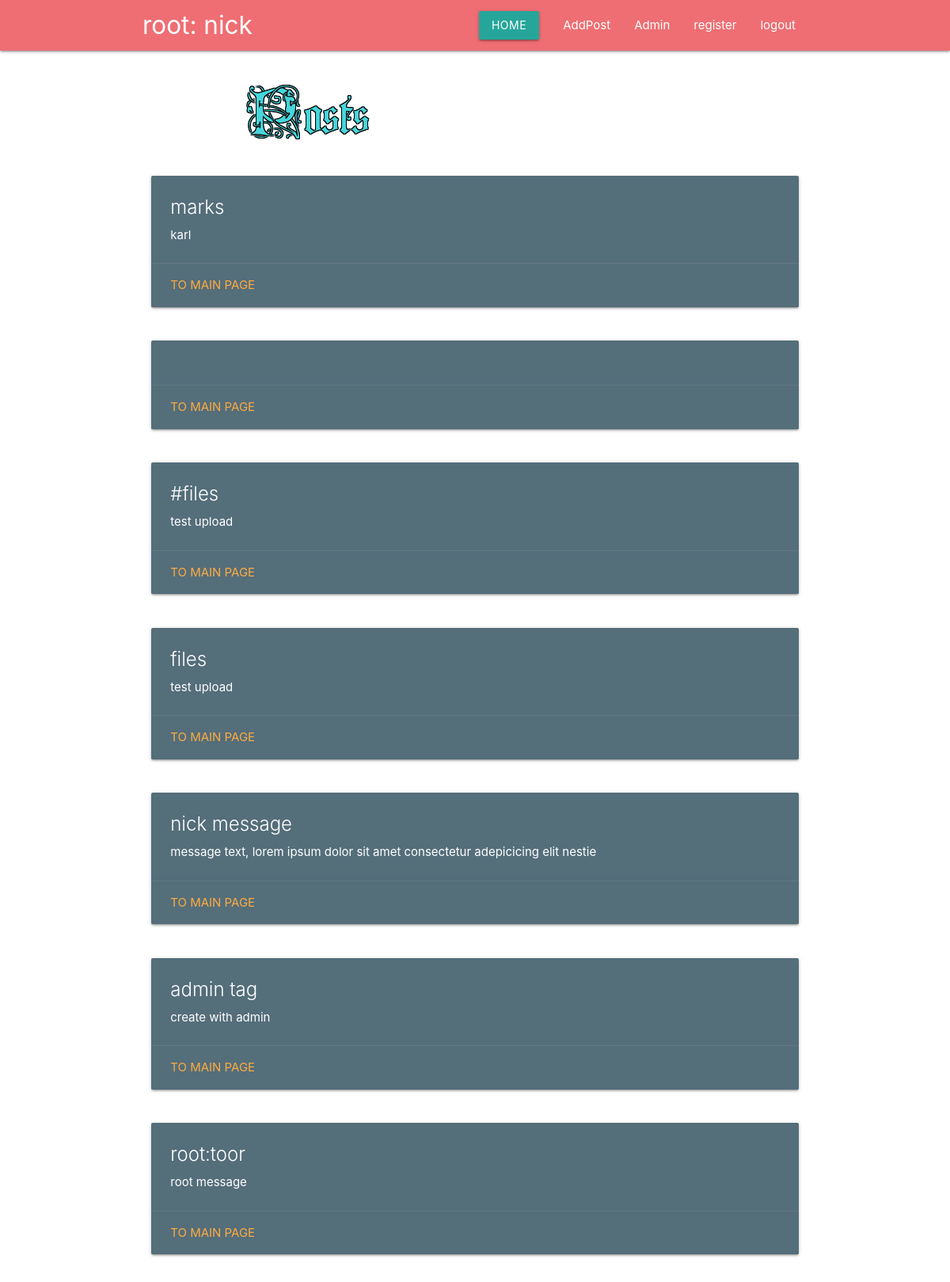
Screenshot of /blog (signed in) with the database file from the repository.
### landing/models.py (models this page shows, shortened)
class User (db.Model, UserMixin):
    id = db.Column(db.Integer, primary_key=True)
    login = db.Column(db.String(128), nullable=False, unique=True)
    password = db.Column(db.String(255), nullable=False)

class Tag(db.Model):
    id = db.Column(db.Integer, primary_key=True)
    text = db.Column(db.String(32), nullable=False)
    message_id = db.Column(db.Integer, db.ForeignKey('message.id'), nullable=False)
    message = db.relationship('Message', backref=db.backref('tags', lazy=True))

class Message(db.Model):
    id = db.Column(db.Integer, primary_key=True)
    text = db.Column(db.String(1024), nullable=False)

### landing/routes.py (the view)
@app.route('/blog', methods=['GET'])
def blog():
    try:
        uname = current_user.login
    except:
        uname = False
    return render_template('blog.html', messages=list(reversed(Message.query.all())), curusr=uname)

### landing/models.py (called while the page is built)
@manager.user_loader
def load_user(user_id):
    return User.query.get(user_id)

### landing/routes.py (called while the page is built)
@app.after_request
def redirect_to_signin(response):
    if response.status_code == 401:
        return redirect(url_for('login_page') + '?next=' + request.url)
    return response

### landing/templates/blog.html (shortened to what this page needs)
<!DOCTYPE html>
<html lang="en">
<head>
    <link rel="stylesheet" href="https://cdnjs.cloudflare.com/ajax/libs/materialize/1.0.0/css/materialize.min.css">
</head>
<body>
<header>
    <nav class="sidenav-trigger">
        <div class="nav-wrapper">
            <div class="container">
                {% if curusr %}
                    <a href="#!" class="brand-logo">root: {{ curusr }}</a>
                {% else %}
                    <a href="#!" class="brand-logo"><img style="margin-top: 5%;"src="{{ url_for('static', filename='images/logoQA.png')}}"></a>
                {% endif %}
            </div>
            <div class="container">
                <ul class="right hide-on-med-and-down">
                    <li><a class="waves-effect waves-light btn" href="{{ url_for('home') }}">home</a></li>
                    {% if curusr %}
                    <li><a href="{{ url_for('main') }}">AddPost</a></li>
                    <li><a href="/admin">Admin</a></li>
                    <li><a href="/register">register</a></li>
                    <li><a href="/logout">logout</a></li>
                    {% endif %}
                </ul>
            </div>
        </div>
    </nav>
</header>
<div class="container">
    <div class="container">
        <h1><img class="responsive-img" src="{{ url_for('static', filename='images/BlogPosts.png')}}"></h1>
    </div>
    {% for message in messages %}
    <div class="row">
        <div class="col s12 m12 l12">
          <div class="card blue-grey darken-1">
            <div class="card-content white-text">
                {% for tag in message.tags %}
              <span class="card-title">{{ tag.text }}</span>
                {% endfor %}
              <p>{{ message.text }}</p>
            </div>
            <div class="card-action">
              <a href="{{ url_for('home') }}">to main page</a>
            </div>
          </div>
        </div>
    </div>
    {% endfor %}
</div>
</body>
</html>

### rows the page displays
User: login "nick"
Message: text "karl"
Tag: text "marks"
Message: text "test upload"
Tag: text "#files"
Message: text "test upload"
Tag: text "files"
Message: text "message text, lorem ipsum dolor sit amet consectetur adepicicing elit nestie"
Tag: text "nick message"
Message: text "create with admin"
Tag: text "admin tag"
Message: text "root message"
Tag: text "root:toor"
